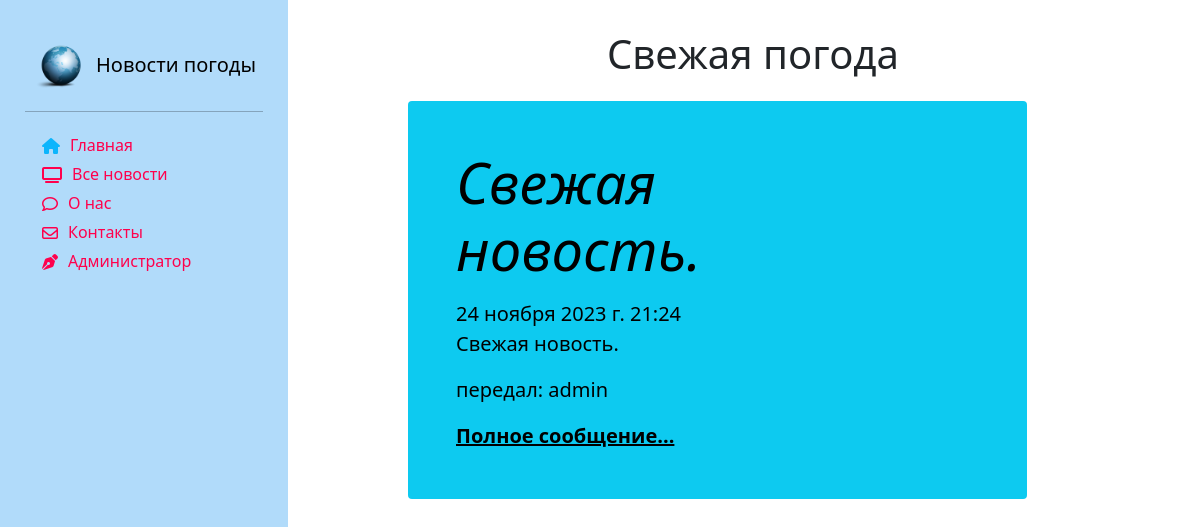
The app's page /, older data.
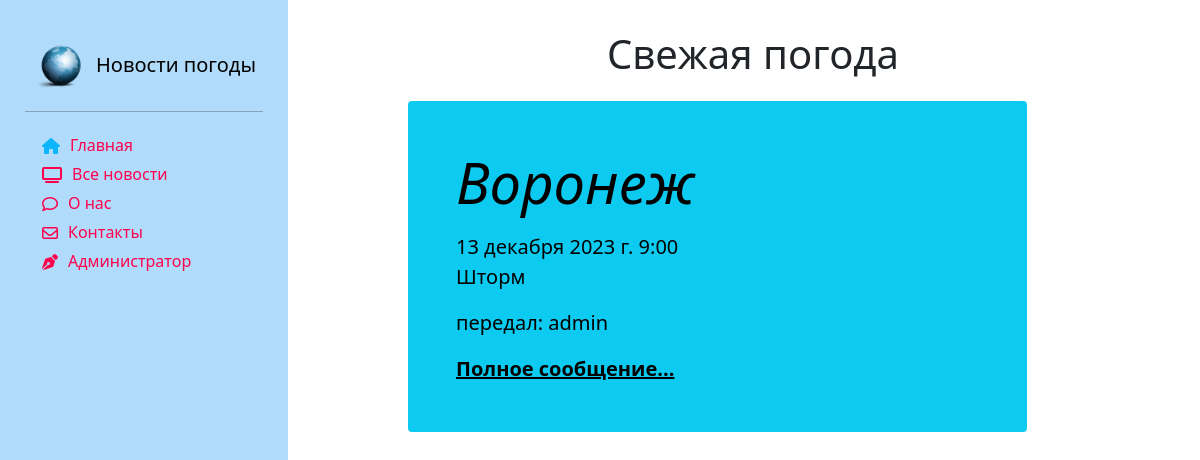
The same page, newer data.
### news/models.py (models this page shows, shortened)
class Article(models.Model):
    categories = (('ФП', 'Фактическая погода'),
                  ('ПП', 'Прогноз погоды'),
                  ('ШО', 'Штормовое оповещение'),
                  ('ШП', 'Штормовое предупреждение'))
    author = models.ForeignKey(User, on_delete=models.SET_NULL, null=True, verbose_name='Автор')
    title = models.CharField('Пункт', max_length=50, default='')
    category = models.CharField(choices=categories, max_length=20, verbose_name='Категория сообщения')
    anouncement = models.TextField('Анонс', max_length=250)
    text = models.TextField('Текст сообщения')
    date = models.DateTimeField('Дата наблюдения', auto_created=True)
    tags = models.ManyToManyField(to=Tag, blank=True, verbose_name='Явления')
    def __str__(self):
        return f' {self.title} от: {str(self.date)[:16]}'
    def get_absolute_url(self):
        return f'/news/show/{self.id}'
    class Meta:
        ordering = ['title', 'date']
        verbose_name = 'Сообщение'
        verbose_name_plural ='Сообщения'

### main/views.py (the view)
# urls.py: path('', views.index, name='demo'),
def index(request):
    articles = Article.objects.prefetch_related('tags').all()
    print(articles)
    for a in articles:
        print(a.title, a.tags.all())
    tag_list = Tag.objects.all().values('title')
    print(tag_list)
    author_list = User.objects.all()
    print(author_list)
    article = Article.objects.all().order_by('-date').first()
    context = {'article': article}
    return render(request, 'main/index.html', context)

### main/templates/main/index.html (shortened to what this page needs)
{% extends 'main/base_template.html' %}
{% load static %}
{% load bootstrap5 %}
{% block content %}
    <div class="row">
    <div class="text-center" style="margin-top:30px;">
        <h1>Свежая погода</h1>
    </div>
    <div class="single_news">
        <div class="p-4 p-md-5 text-black rounded bg-info">
            <div class="col-md-6 px-0">
                <h1 class="display-4 fst-italic"> {{ article.title }}</h1>
                <p class="lead my-3">{{ article.date }} {{ article.anouncement }}</p>
                <p class="lead my-3">передал: {{ article.author }} </p>
                <p class="lead mb-0"><a href="{{ article.get_absolute_url }}" class="text-black fw-bold">Полное
                    сообщение...</a></p>
            </div>
        </div>
    </div>
</div>
{% endblock %}

Row changes from the older to the newer data that the page shows:
no longer on this page (row edited): Article: title "Свежая новость.", date "24 ноября 2023 г. 21:24", anouncement "Свежая новость.", author "admin"
added Article: title "Воронеж", date "13 декабря 2023 г. 9:00", anouncement "Шторм", author "admin"
